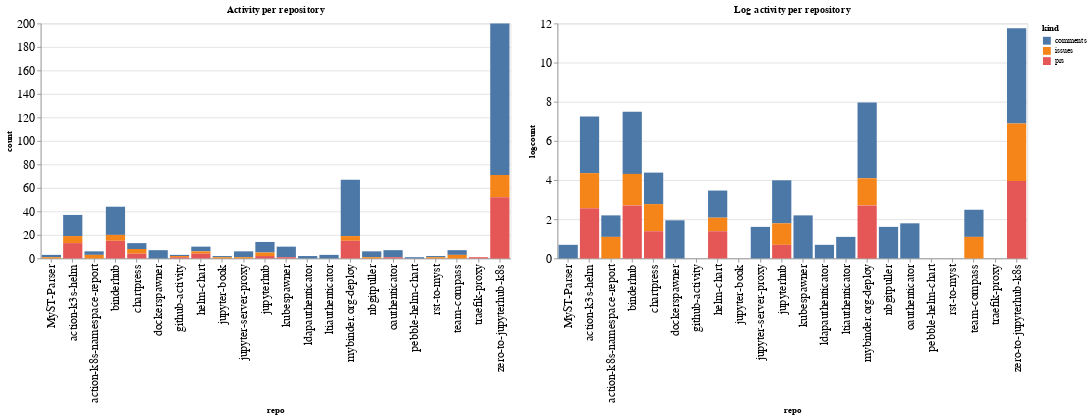

The notebook cell saved with this chart:
### Code cell
ch1 = alt.Chart(repo_summaries, width=600, title="Activity per repository").mark_bar().encode(
    x='repo',
    y='count',
    color='kind',
    tooltip="kind"
)

ch2 = alt.Chart(repo_summaries, width=600, title="Log activity per repository").mark_bar().encode(
    x='repo',
    y='logcount',
    color='kind',
    tooltip="kind"
)

ch1 | ch2

### Figure 1 — Vega-Lite specification as saved in the notebook (floating-point values rounded to 4 significant figures)
{"config": {"axisLeft": {"labelFontSize": 15}, "axisBottom": {"labelFontSize": 15}}, "hconcat": [{"mark": "bar", "encoding": {"color": {"type": "nominal", "field": "kind"}, "tooltip": {"type": "nominal", "field": "kind"}, "x": {"type": "nominal", "field": "repo"}, "y": {"type": "quantitative", "field": "count"}}, "title": "Activity per repository", "width": 600}, {"mark": "bar", "encoding": {"color": {"type": "nominal", "field": "kind"}, "tooltip": {"type": "nominal", "field": "kind"}, "x": {"type": "nominal", "field": "repo"}, "y": {"type": "quantitative", "field": "logcount"}}, "title": "Log activity per repository", "width": 600}], "data": {"name": "data-34a8afdf843058c209d09d5196d5d091"}, "$schema": "https://vega.github.io/schema/vega-lite/v4.8.1.json", "datasets": {"data-34a8afdf843058c209d09d5196d5d091": [{"repo": "MyST-Parser", "kind": "comments", "count": 2, "logcount": 0.6931}, {"repo": "MyST-Parser", "kind": "issues", "count": 1, "logcount": 0.0}, {"repo": "action-k3s-helm", "kind": "comments", "count": 18, "logcount": 2.89}, {"repo": "action-k3s-helm", "kind": "issues", "count": 6, "logcount": 1.792}, {"repo": "action-k3s-helm", "kind": "prs", "count": 13, "logcount": 2.565}, {"repo": "action-k8s-namespace-report", "kind": "comments", "count": 3, "logcount": 1.099}, {"repo": "action-k8s-namespace-report", "kind": "issues", "count": 3, "logcount": 1.099}, {"repo": "binderhub", "kind": "comments", "count": 24, "logcount": 3.178}, {"repo": "binderhub", "kind": "issues", "count": 5, "logcount": 1.609}, {"repo": "binderhub", "kind": "prs", "count": 15, "logcount": 2.708}, {"repo": "chartpress", "kind": "comments", "count": 5, "logcount": 1.609}, {"repo": "chartpress", "kind": "issues", "count": 4, "logcount": 1.386}, {"repo": "chartpress", "kind": "prs", "count": 4, "logcount": 1.386}, {"repo": "dockerspawner", "kind": "comments", "count": 7, "logcount": 1.946}, {"repo": "github-activity", "kind": "comments", "count": 1, "logcount": 0.0}, {"repo": "github-activity", "kind": "issues", "count": 1, "logcount": 0.0}, {"repo": "github-activity", "kind": "prs", "count": 1, "logcount": 0.0}, {"repo": "helm-chart", "kind": "comments", "count": 4, "logcount": 1.386}, {"repo": "helm-chart", "kind": "issues", "count": 2, "logcount": 0.6931}, {"repo": "helm-chart", "kind": "prs", "count": 4, "logcount": 1.386}, {"repo": "jupyter-book", "kind": "comments", "count": 1, "logcount": 0.0}, {"repo": "jupyter-book", "kind": "issues", "count": 1, "logcount": 0.0}, {"repo": "jupyter-server-proxy", "kind": "comments", "count": 5, "logcount": 1.609}, {"repo": "jupyter-server-proxy", "kind": "issues", "count": 1, "logcount": 0.0}, {"repo": "jupyterhub", "kind": "comments", "count": 9, "logcount": 2.197}, {"repo": "jupyterhub", "kind": "issues", "count": 3, "logcount": 1.099}, {"repo": "jupyterhub", "kind": "prs", "count": 2, "logcount": 0.6931}, {"repo": "kubespawner", "kind": "comments", "count": 9, "logcount": 2.197}, {"repo": "kubespawner", "kind": "prs", "count": 1, "logcount": 0.0}, {"repo": "ldapauthenticator", "kind": "comments", "count": 2, "logcount": 0.6931}, {"repo": "ltiauthenticator", "kind": "comments", "count": 3, "logcount": 1.099}, {"repo": "mybinder.org-deploy", "kind": "comments", "count": 48, "logcount": 3.871}, {"repo": "mybinder.org-deploy", "kind": "issues", "count": 4, "logcount": 1.386}, {"repo": "mybinder.org-deploy", "kind": "prs", "count": 15, "logcount": 2.708}, {"repo": "nbgitpuller", "kind": "comments", "count": 5, "logcount": 1.609}, {"repo": "nbgitpuller", "kind": "issues", "count": 1, "logcount": 0.0}, {"repo": "oauthenticator", "kind": "comments", "count": 6, "logcount": 1.792}, {"repo": "oauthenticator", "kind": "prs", "count": 1, "logcount": 0.0}, {"repo": "pebble-helm-chart", "kind": "comments", "count": 1, "logcount": 0.0}, {"repo": "rst-to-myst", "kind": "comments", "count": 1, "logcount": 0.0}, {"repo": "rst-to-myst", "kind": "issues", "count": 1, "logcount": 0.0}, {"repo": "team-compass", "kind": "comments", "count": 4, "logcount": 1.386}, {"repo": "team-compass", "kind": "issues", "count": 3, "logcount": 1.099}, {"repo": "traefik-proxy", "kind": "prs", "count": 1, "logcount": 0.0}, {"repo": "zero-to-jupyterhub-k8s", "kind": "comments", "count": 129, "logcount": 4.86}, {"repo": "zero-to-jupyterhub-k8s", "kind": "issues", "count": 19, "logcount": 2.944}, {"repo": "zero-to-jupyterhub-k8s", "kind": "prs", "count": 52, "logcount": 3.951}]}}
